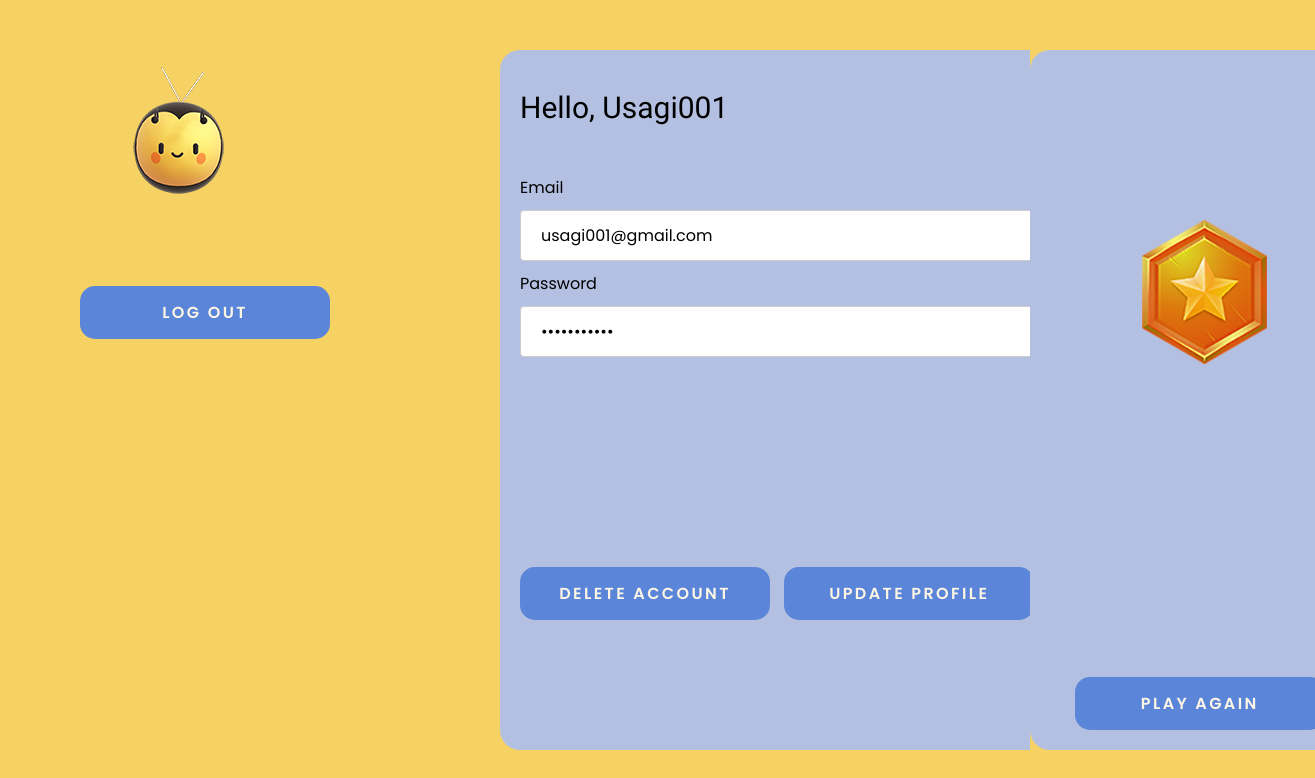
The page /pages/profile.php (signed in) on the database as committed earlier.
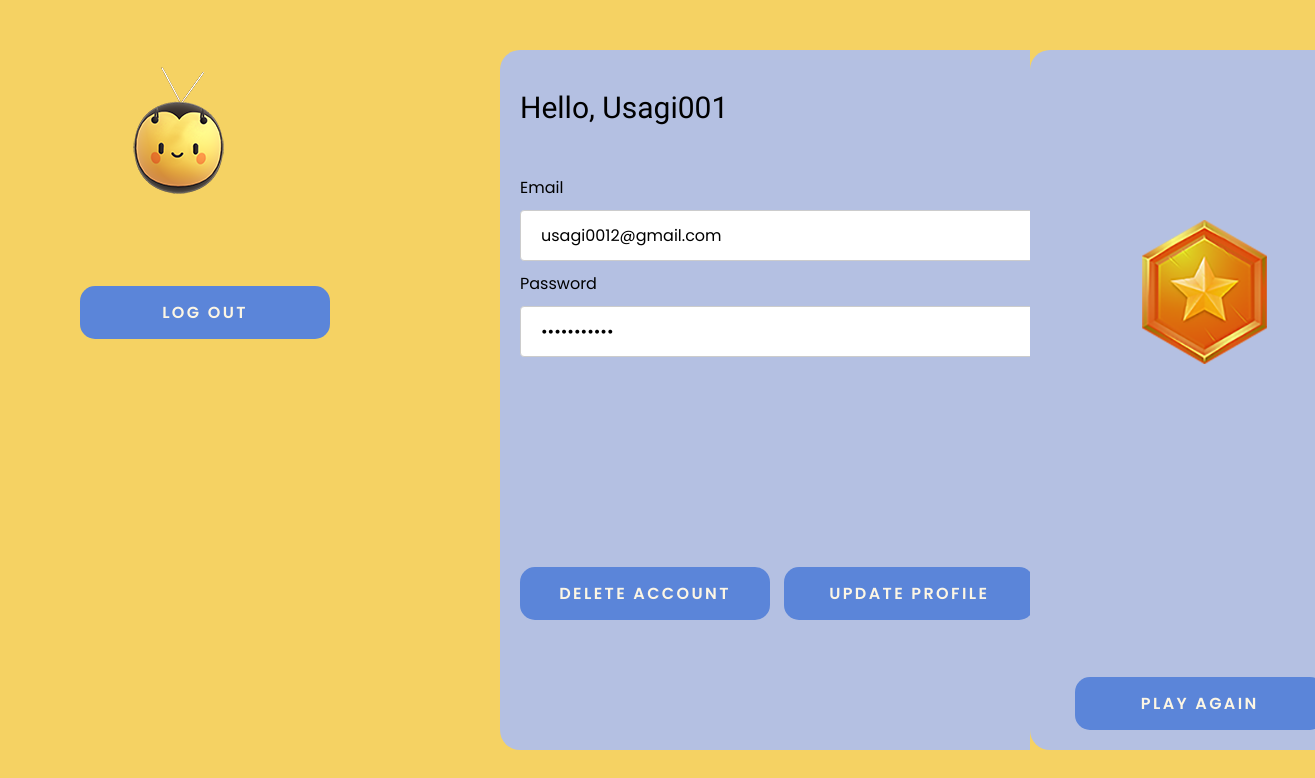
The same page on the database as committed later.
### tables this page shows
CREATE TABLE `tbl_user` (
  `user_id` int NOT NULL AUTO_INCREMENT,
  `user_name` varchar(255) NOT NULL,
  `email` varchar(255) NOT NULL,
  `password` varchar(255) NOT NULL,
  `cmltv_score` decimal(6,2) DEFAULT NULL,
  PRIMARY KEY (`user_id`)

);

### class/class.global.php (called while the page is built, shortened)
<?php
class db {
 	private $host      = DB_HOST;
	private $user      = DB_USER;
	private $pass      = DB_PASS;
	private $dbname    = DB_NAME;
	private $port      = DB_PORT;
	private $dbh;
	private $stmt;
	 public function __construct() {
 	$dsn = 'mysql:host='.$this->host.';dbname='.$this->dbname.';port='.$this->port;
	 	$options = array(PDO::ATTR_PERSISTENT => false, PDO::ATTR_ERRMODE => PDO::ERRMODE_EXCEPTION, PDO::ATTR_EMULATE_PREPARES => false, PDO::MYSQL_ATTR_USE_BUFFERED_QUERY => false);
	 	try {
	 	  $this->dbh = new PDO($dsn, $this->user, $this->pass, $options);
	 	} catch(PDOException $e) {
 	  $this->error = $e->getMessage();
	 	}
	 }
	public function q($query){
		$this->stmt = $this->dbh->prepare($query);
	}
	public function x(){
    return $this->stmt->execute();
	}
	public function s(){
    $this->x();
    return $this->stmt->fetch(PDO::FETCH_ASSOC);
	}
}
?>

### pages/profile.php (the view, shortened to what this page needs)
<?php
include '../class/class.global.php';
if (isset($_SESSION['beecheck_user']) && !empty($_SESSION['beecheck_user'])) {
    $logged_in_user = $_SESSION['beecheck_user'];
} else {
    session_destroy();
    session_unset();
    echo '<script>location.href = "./";</script>';
    exit();
}
$db = new db();
$db->q("SELECT * FROM tbl_user WHERE user_id = '".$logged_in_user."' ");
$row = $db->s();
?>
<!DOCTYPE html>
<html lang="en">
<head>
    <link rel="stylesheet" href="../styles/global.css">
    <link rel="stylesheet" href="../styles/profile.css">
</head>
<body>
<main>
        <div id="left_logo">
                <div class="logo_cont">
                    <img src="../assets/logo01.png" alt="Logo">
                </div>
                <div class="exit-btn">
                        <button type="button" onclick="location.replace('../api/u_logout.php?_=<?php echo $row['user_id']; ?>');" class="button">LOG OUT</button>
                </div>
        </div>
        <div id="center">
        <div class="user_pro">
            <section class="form-box-user" id="profile">
                <form id="userForm" method="post">
                <div class="userprofile">
                    <p>Hello, <?php echo $row['user_name']?></p>
                </div>
                    <div class="type-labeled">
                        <label for="email"><b>Email</b></label>
                        <input type="text" name="email"  value="<?php echo $row['email']?>">
                        <label for="password"><b>Password</b></label>
                        <input type="password" name="password"  value="<?php echo $row['password']?>">
                    </div>
                    <div class="profile-btn-cont">
                        <div class="profile-btn" style="margin-top: 150px";>
                            <button type="button" onclick="location.replace('../api/u_delprof.php?_=<?php echo $row['user_id']; ?>' )"class="button">DELETE ACCOUNT</button>
                            <button type="submit" formaction="../api/u_updateprof.php" class="button">UPDATE PROFILE</button>
                        </div>
                    </div>
                    </form>
                </section>
            </div>
        </div>
        <div id="side">
            <div class="side-column">
                    <div class="badge-icon-box" id="badge-icon-lvl">
                        <div class="badge-icon"><img src="../assets/badge.png" alt="badge award"></div>
                    </div>
                    <div class="playagain-btn" id="playagain-btn">
                        <button type="submit" onclick="window.location.href='../pages/quiz.php';" class= "button">PLAY AGAIN</button>
                    </div>
            </div>
        </div>
</body>
</html>

### styles/global.css (style rules this page uses)
:root { --clr-primary: #5b85d9; --clr-gradient: #b4c0e2; --clr-background: #f5d263; --clr-hover:#7b9de0; --clr-white: #fdf6e4; --clr-black: #0A0A0A; --drop-shadow: 0 4px 10px 0 rgba(0,0,0,0.5); }
* { margin: 0; padding: 0; font-family: "Poppins", sans-serif; font-size: 16px; font-weight: 400; font-style: normal; box-sizing: border-box; }
body { background-color: var(--clr-background); height: 100vh; }
main { position: relative; width: calc(100vw - 500px); height: 100vh; left:500px; background-color: var(--clr-background); }
main #center { float: left; width: 60%; height: 100%; background-color: var(--clr-background); position: relative; }
main #side { position: relative; float: right; width: 35%; height: 100%; background-color: var(--clr-background); }
main #left_logo { position: fixed; top: 40px; left: 80px; height: 100vh; width: auto; }
.button { background-color: var(--clr-primary); color: var(--clr-white); padding: 14px 20px; margin-top: 50px; margin-right: 10px; border: none; cursor: pointer; width: 250px; border-radius: 15px; font-weight: 600; letter-spacing: 0.15rem; }

### styles/profile.css (style rules this page uses)
.form-box-user { padding: 20px; position: relative; width: 750px; height: 700px; margin-top: calc(50vh - 350px); background-color: var(--clr-gradient); border-radius: 20px; }
.type-labeled input[type=text], .type-labeled input[type=password] { width: 100%; padding: 12px 20px; margin: 10px 0; display: inline-block; border: 1px solid #ccc; box-sizing: border-box; border-radius: 4px; }
.type-labeled input::placeholder { font-style: italic; font-size: 14px; }
.side-column { padding: 20px; position: relative; width: 350px; height: 700px; margin-top: calc(50vh - 350px); background-color: var(--clr-gradient); border-radius: 20px; text-align: center; }
.badge-icon-box#badge-icon-lvl { display: flex; align-items: center; width: 150px; height: 150px; margin: auto; }
.badge-icon { width: 100%; text-align: center; margin-top: 300px; }
.playagain-btn { position: absolute; bottom: 20px; left: 50%; transform: translateX(-50%); margin: auto; }
.userprofile p { font-size: 30px; font-weight: 500; padding-bottom: 50px; padding-top: 20px; font-family: "Dancing Script", cursive; }

Rows that differ between the two databases and show on the page:
changed tbl_user "Usagi001": email "usagi001@gmail.com" → "usagi0012@gmail.com"
